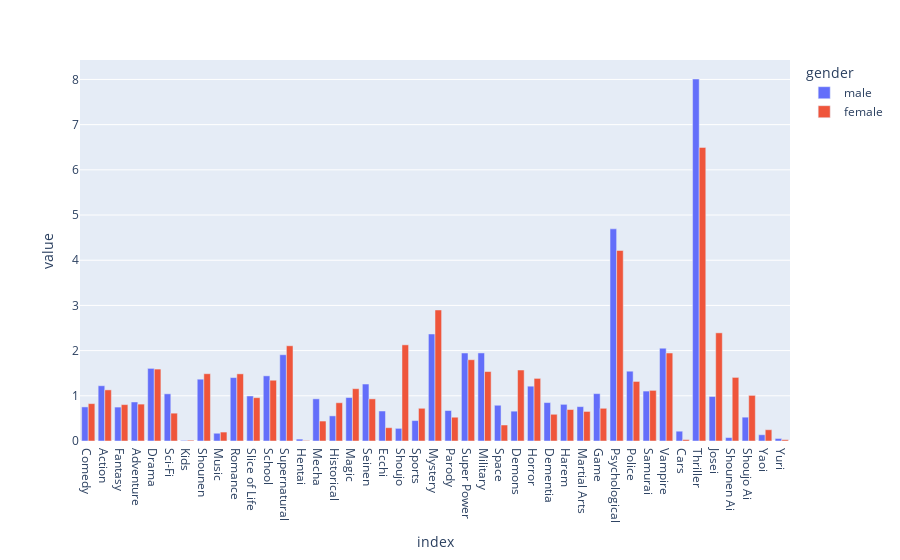

This figure's notebook cell:
### Code cell
px.bar(gender_genre_sum_percent.apply(lambda x: x / anime_genre_sum_percent), barmode='group')

### Figure 1 — Plotly figure (JSON) as saved in the notebook; plotly's stock layout.template omitted (floating-point values rounded to 4 significant figures)
{"data": [{"alignmentgroup": "True", "hovertemplate": "gender=male<br>index=%{x}<br>value=%{y}<extra></extra>", "legendgroup": "male", "marker": {"color": "#636efa", "pattern": {"shape": ""}}, "name": "male", "offsetgroup": "male", "orientation": "v", "showlegend": true, "textposition": "auto", "type": "bar", "x": ["Comedy", "Action", "Fantasy", "Adventure", "Drama", "Sci-Fi", "Kids", "Shounen", "Music", "Romance", "Slice of Life", "School", "Supernatural", "Hentai", "Mecha", "Historical", "Magic", "Seinen", "Ecchi", "Shoujo", "Sports", "Mystery", "Parody", "Super Power", "Military", "Space", "Demons", "Horror", "Dementia", "Harem", "Martial Arts", "Game", "Psychological", "Police", "Samurai", "Vampire", "Cars", "Thriller", "Josei", "Shounen Ai", "Shoujo Ai", "Yaoi", "Yuri"], "xaxis": "x", "y": [0.7542, 1.223, 0.7508, 0.8635, 1.607, 1.044, 0.0133, 1.368, 0.1718, 1.403, 0.9964, 1.442, 1.909, 0.04201, 0.9328, 0.5563, 0.9614, 1.26, 0.6636, 0.2797, 0.4519, 2.368, 0.6743, 1.947, 1.948, 0.791, 0.6599, 1.213, 0.8503, 0.8111, 0.7607, 1.049, 4.694, 1.545, 1.105, 2.053, 0.2168, 8.009, 0.985, 0.0758, 0.5276, 0.1385, 0.05631], "yaxis": "y"}, {"alignmentgroup": "True", "hovertemplate": "gender=female<br>index=%{x}<br>value=%{y}<extra></extra>", "legendgroup": "female", "marker": {"color": "#EF553B", "pattern": {"shape": ""}}, "name": "female", "offsetgroup": "female", "orientation": "v", "showlegend": true, "textposition": "auto", "type": "bar", "x": ["Comedy", "Action", "Fantasy", "Adventure", "Drama", "Sci-Fi", "Kids", "Shounen", "Music", "Romance", "Slice of Life", "School", "Supernatural", "Hentai", "Mecha", "Historical", "Magic", "Seinen", "Ecchi", "Shoujo", "Sports", "Mystery", "Parody", "Super Power", "Military", "Space", "Demons", "Horror", "Dementia", "Harem", "Martial Arts", "Game", "Psychological", "Police", "Samurai", "Vampire", "Cars", "Thriller", "Josei", "Shounen Ai", "Shoujo Ai", "Yaoi", "Yuri"], "xaxis": "x", "y": [0.827, 1.131, 0.8053, 0.8166, 1.591, 0.6159, 0.01787, 1.489, 0.1979, 1.486, 0.9587, 1.345, 2.107, 0.01143, 0.4414, 0.8465, 1.158, 0.9322, 0.2947, 2.127, 0.7238, 2.899, 0.5259, 1.799, 1.537, 0.3539, 1.571, 1.385, 0.5913, 0.6963, 0.6539, 0.7239, 4.216, 1.318, 1.12, 1.947, 0.03162, 6.496, 2.393, 1.407, 1.009, 0.2496, 0.02912], "yaxis": "y"}], "layout": {"barmode": "group", "legend": {"title": {"text": "gender"}, "tracegroupgap": 0}, "margin": {"t": 60}, "xaxis": {"anchor": "y", "domain": [0, 1], "title": {"text": "index"}}, "yaxis": {"anchor": "x", "domain": [0, 1], "title": {"text": "value"}}}}
